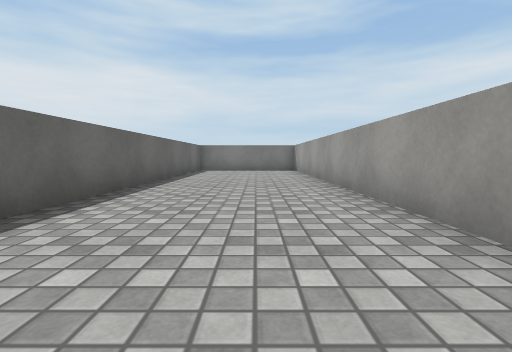
View 1 (above)

24 first-person views from a walk through a Unity game level. The camera is 0.55 m above the floor, tilts 4° down and sees 85° across. The floor is counted in squares, 1 m on a side. Each view is taken from the middle of a square. On the plan, view 1 faces up. The plan holds only what a view shows up to about 9 squares ahead; the rest is blank. The place goes on beyond the plan. Surface patterns are stand-ins for the level's own textures.

View 2
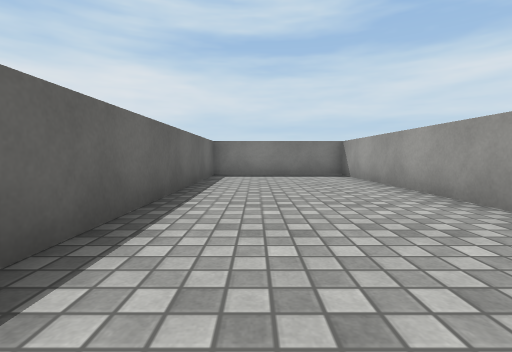

View 3
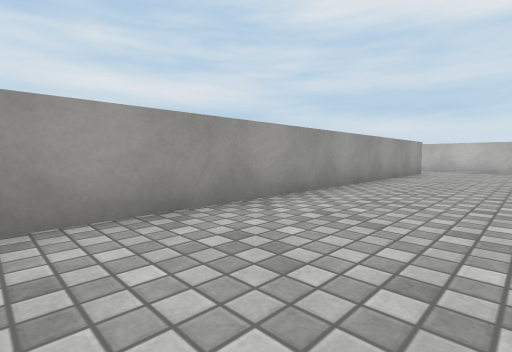

View 4
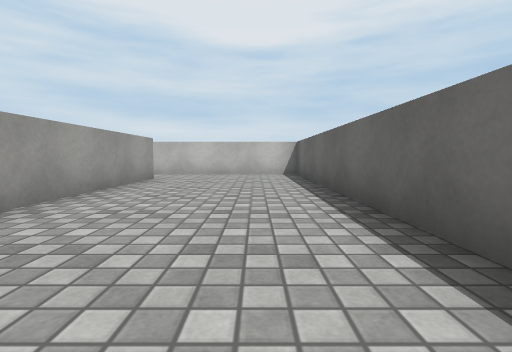

View 5
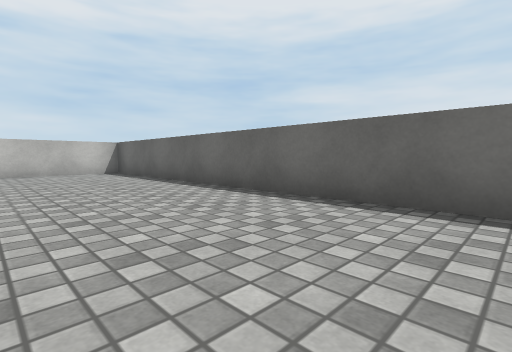

View 6
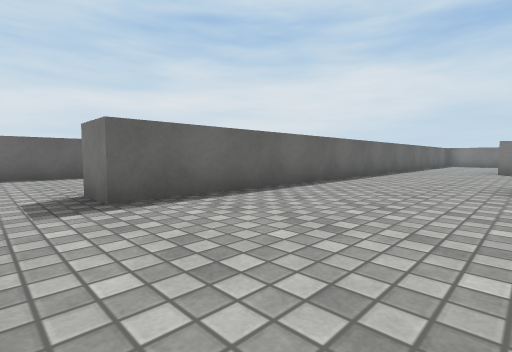

View 7
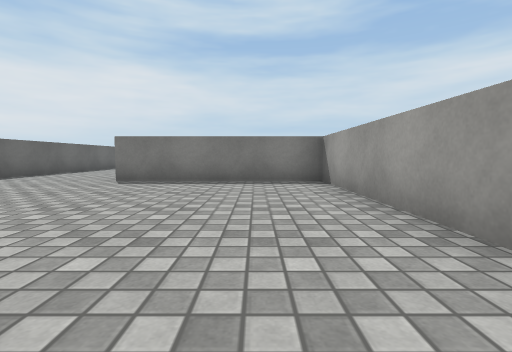

View 8
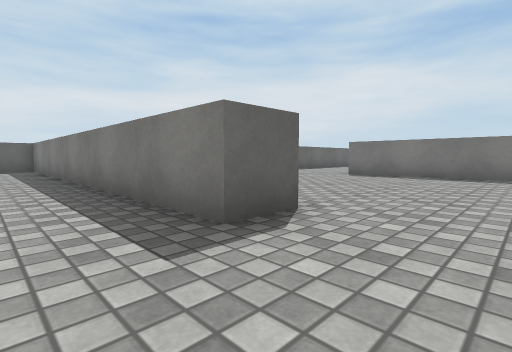

View 9
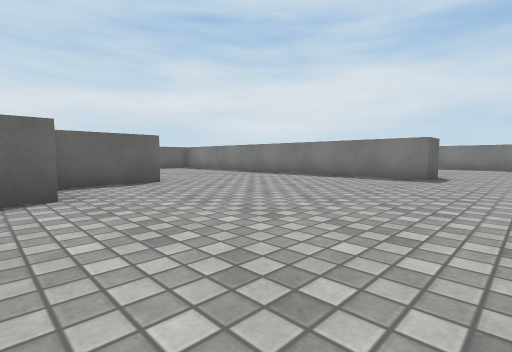

View 10
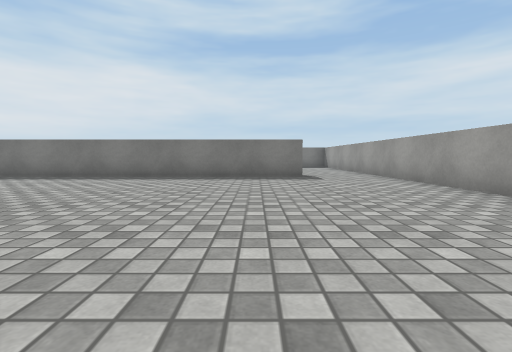

View 11
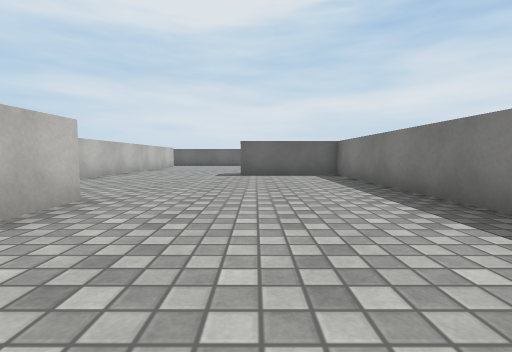

View 12
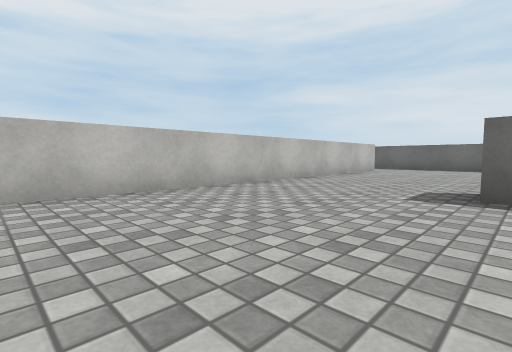

View 13
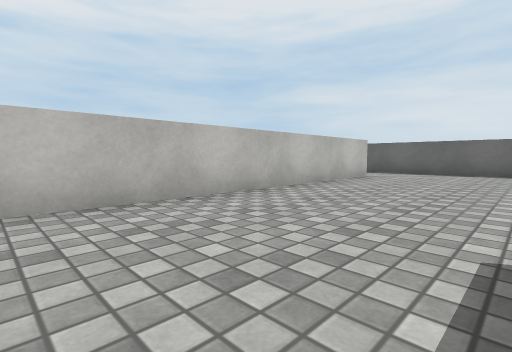

View 14
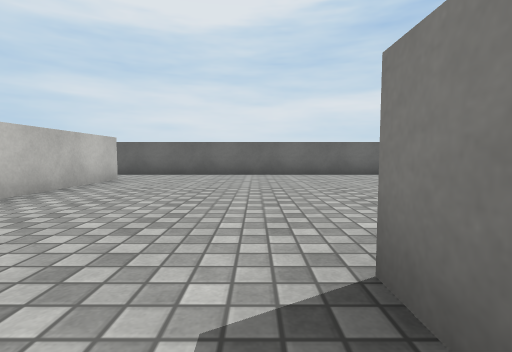

View 15
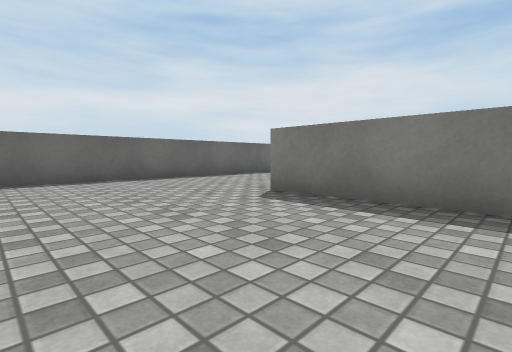

View 16
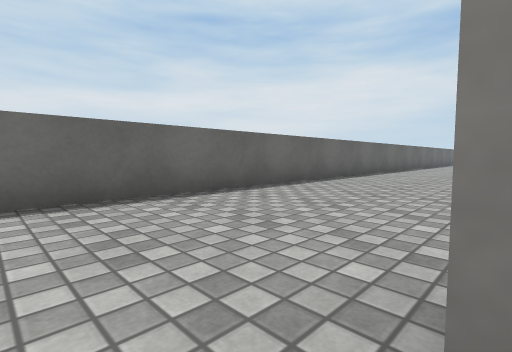

View 17
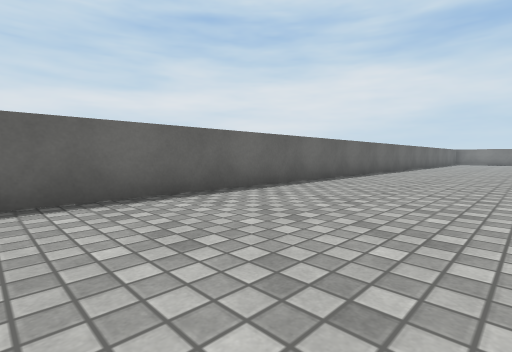

View 18
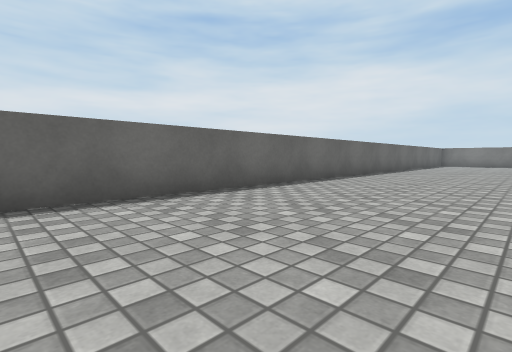

View 19
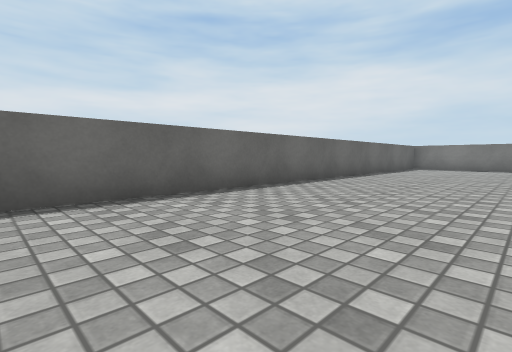

View 20
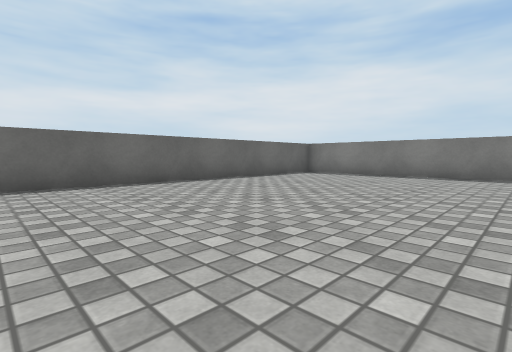

View 21
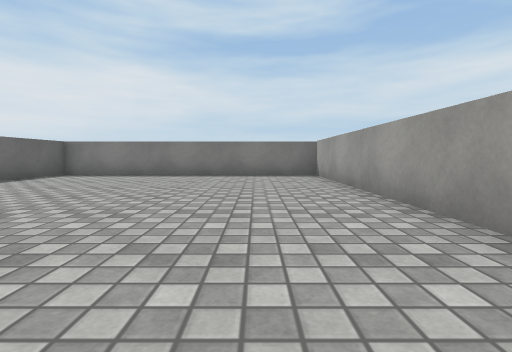

View 22
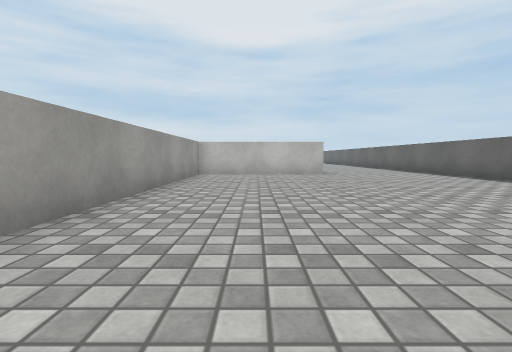

View 23
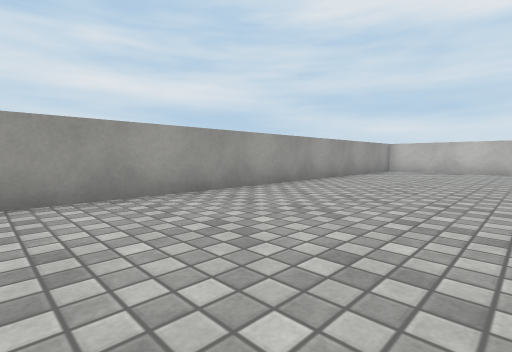

View 24
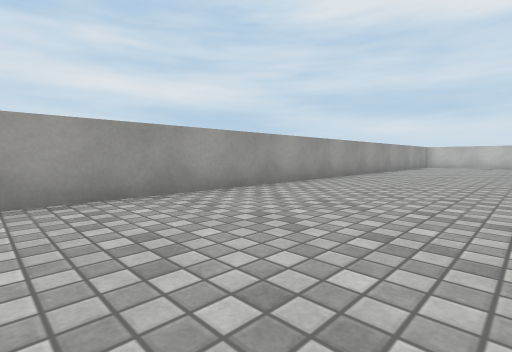

### Floor plan
Points are (right, up) in squares from view 1. A wall is a line through its corners. A room is listed if a view was taken in it or the views show most of it. See-through windows are left out.
Room 1 (views 1, 2, 3, 4, 5)
walls: (1.5, -6) (1.5, 11.2) (-2.3, 11.2) (-2.3, -7.6) (2.2, -7.6)
ways out: opening at (2, -6.5) to room 2
Room 2 (views 6, 7)
walls: (10.5, -8.4) (10.5, -1.7) (5.8, -1.7); (5.6, 4) (5.1, 4); (8.2, -7.5) (8.2, -8.6); (2.6, 2.4) (2.6, -6) (1.5, -6)
ways out: opening at (2, -6.5) to room 1; opening at (9.5, -8) to room 3
Room 3 (views 8, 9, 10, 11, 12, 13, 14, 15, 16, 17, 18, 19, 20, 21, 22, 23, 24)
walls: (-7.1, -7.6) (-3.3, -7.6) (-3.3, 7.9); (-4.1, -8.6) (-7.1, -8.6); (2.5, -13.2) (3.8, -13.2); (-3.3, 9.9) (-3.3, 16.1); (4.2, -13.1) (4.2, -15.1); (-8.8, -15.3) (1.9, -15.3); (8.2, -8.6) (-2.3, -8.6) (-2.3, -11.4) (-3.2, -11.4); (5.9, -15.2) (5.9, -15.9); (10.5, -12.2) (10.5, -8.4); (-3.1, 16.4) (-10.7, 16.4) (-10.7, -16.4)
ways out: opening at (9.5, -8) to room 2

Positions as (right, up) in squares from view 1, and headings:
1: (0, 0), facing up
2: (-1, 3), facing up
3: (-1, 4), facing down-right
4: (-1, 1), facing down
5: (1, 2), facing down-left
6: (6, -7), facing up-left
7: (9, -8), facing up
8: (10, -10), facing up-left
9: (10, -16), facing up-left
10: (7, -16), facing up
11: (6, -11), facing left
12: (2, -11), facing down-left
13: (-1, -12), facing down-left
14: (-2, -12), facing left
15: (-4, -12), facing up-left
16: (-7, -9), facing up-left
17: (-7, -6), facing up-left
18: (-7, -2), facing up-left
19: (-7, 3), facing up-left
20: (-5, 8), facing up-left
21: (-5, 8), facing up
22: (-5, 1), facing down
23: (-7, 3), facing down-right
24: (-7, 8), facing down-right
